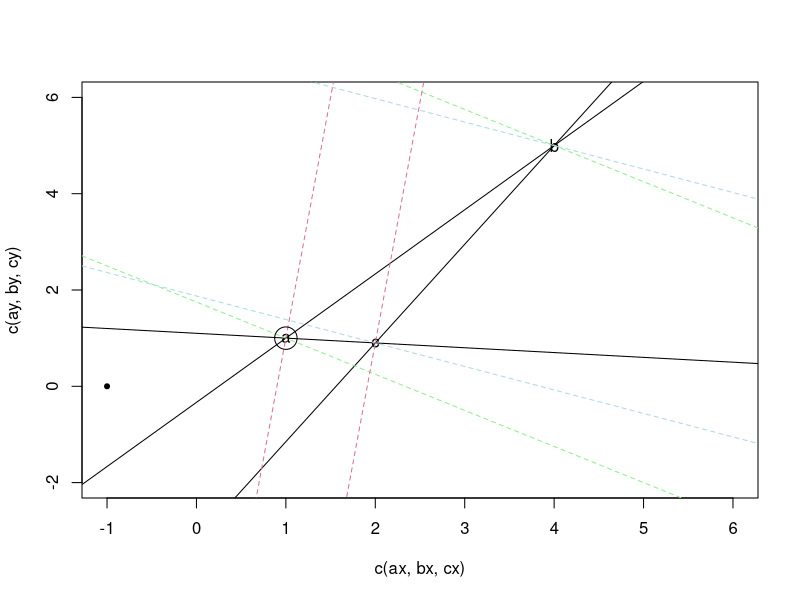

The R script that drew this image: (Note: this script raises an error after producing the figure.)
ax=1; ay=1
bx=4; by=5
cx=2; cy=.9
px=-1; py=4

run <- function(px, py){
plot(c(ax,bx,cx),c(ay,by,cy), xlim=c(-1,6), ylim=c(-2, 6), pch=letters[1:3])
points(px,py,pch=20)
abline(lm(c(ay,by) ~ c(ax, bx)))
abline(lm(c(ay,cy) ~ c(ax, cx)))
abline(lm(c(cy,by) ~ c(cx, bx)))

#get barycentric coordinates
d = ((by-cy)*(px-cx) + (cx-bx)*(py-cy)) /
    ((by-cy)*(ax-cx) + (cx-bx)*(ay-cy))
e = ((cy-ay)*(px-cx) + (ax-cx)*(py-cy)) /
    ((by-cy)*(ax-cx) + (cx-bx)*(ay-cy))
f = 1-d-e

# d;e;f

#get slopes and intercepts of each triangle edge
mab = (ay-by)/(ax-bx)
mbc = (by-cy)/(bx-cx)
mac = (ay-cy)/(ax-cx)
iab = -mab*ax+ay
ibc = -mbc*bx+by
iac = -mac*ax+ay
#slopes for their perpendiculars
mabP = -1/mab
mbcP = -1/mbc
macP = -1/mac
#and intercepts for the perpendiculars passing through the consumer
iabP = -mabP*px+py
ibcP = -mbcP*px+py
iacP = -macP*px+py

#plot all perpendiculars (b=-mx+y), and m-perp is -1/m
abline(b=-1/mab, a=(1/mab)*ax+ay, col='lightgreen', lty=2)
abline(b=-1/mab, a=(1/mab)*bx+by, col='lightgreen', lty=2)
abline(b=-1/mbc, a=(1/mbc)*bx+by, col='lightblue', lty=2)
abline(b=-1/mbc, a=(1/mbc)*cx+cy, col='lightblue', lty=2)
abline(b=-1/mac, a=(1/mac)*cx+cy, col='palevioletred', lty=2)
abline(b=-1/mac, a=(1/mac)*ax+ay, col='palevioletred', lty=2)

# py < (-1/mab)*px - ax*(-1/mab) + ay #does p lie on the same side of both perpendiculars to each edge's endpoints?
# py < (-1/mab)*px - bx*(-1/mab) + by
# py < (-1/mbc)*px - bx*(-1/mbc) + by
# py < (-1/mbc)*px - cx*(-1/mbc) + cy
# py < (-1/mac)*px - ax*(-1/mac) + ay
# py < (-1/mac)*px - cx*(-1/mac) + cy

ifelse(d >= 0 && d <= 1 && e >= 0 && e <= 1 && f >= 0 && f <= 1,
    return('woot'), #consumer lies within the source triangle
    ifelse(e < 0 && f < 0,
        points(ax, ay, pch=1, cex=3), #in 'penumbra' of segment bc, so clamp to vertex a
        ifelse(f < 0 && d < 0,
            points(bx, by, pch=1, cex=3), #clamp to b
            ifelse(e < 0 && d < 0,
                points(cx, cy, pch=1, cex=3), #clamp to c
                ifelse(d > 0 && e > 0 && f < 0, #these regions clamp to either endpoint or edge of ab
                    ifelse(py < mabP*px - ax*mabP + ay && py < mabP*px - bx*mabP + by,
                        ifelse(ay < mabP*ax - bx*mabP + by,
                            points(ax, ay, pch=1, cex=3), #below both endpoint perpendiculars, so clamp
                            points(bx, by, pch=1, cex=3)), #to one endpoint or the other
                        ifelse(py > mabP*px - ax*mabP + ay && py > mabP*px - bx*mabP + by,
                            ifelse(ay > mabP*ax - bx*mabP + by,
                                points(ax, ay, pch=1, cex=3), #above both endpoint perpendiculars,
                                points(bx, by, pch=1, cex=3)), #so same deal
                            points(x=(iab - iabP)/(-mab + mabP), y=(-mab*iabP + mabP*iab)/(-mab + mabP), pch=1, cex=3))), #clamp to nearest point on ab

                    ifelse(d < 0 && e > 0 && f > 0, #same thing for bc
                        ifelse(py < mbcP*px - bx*mbcP + by && py < mbcP*px - cx*mbcP + cy,
                            ifelse(by < mbcP*bx - cx*mbcP + cy,
                                points(bx, by, pch=1, cex=3),
                                points(cx, cy, pch=1, cex=3)),
                            ifelse(py > mbcP*px - bx*mbcP + by && py > mbcP*px - cx*mbcP + cy,
                                ifelse(by > mbcP*bx - cx*mbcP + cy,
                                    points(bx, by, pch=1, cex=3),
                                    points(cx, cy, pch=1, cex=3)),
                                points(x=(ibc - ibcP)/(-mbc + mbcP), y=(-mbc*ibcP + mbcP*ibc)/(-mbc + mbcP), pch=1, cex=3))),

                        ifelse(d > 0 && e < 0 && f > 0, #same thing for ac
                            ifelse(py < macP*px - ax*macP + ay && py < macP*px - cx*macP + cy,
                                ifelse(ay < macP*ax - cx*macP + cy,
                                    points(ax, ay, pch=1, cex=3),
                                    points(cx, cy, pch=1, cex=3)),
                                ifelse(py > macP*px - ax*macP + ay && py > macP*px - cx*macP + cy,
                                    ifelse(ay > macP*ax - cx*macP + cy,
                                        points(ax, ay, pch=1, cex=3),
                                        points(cx, cy, pch=1, cex=3)),
                                    points(x=(iac - iacP)/(-mac + macP), y=(-mac*iacP + macP*iac)/(-mac + macP), pch=1, cex=3))))))))))
}

run(-1,0)
run(1,4)
run(1.5,3)
run(2,-2)
run(1,-2)
run(6,0)
run(6,6)
run(4.6,6)
run(2,2)


ax=1; ay=1
bx=5; by=1.1
cx=2.5; cy=5

run(3,3)
run(-1,-2)
run(6,1.4)
run(6,2)
